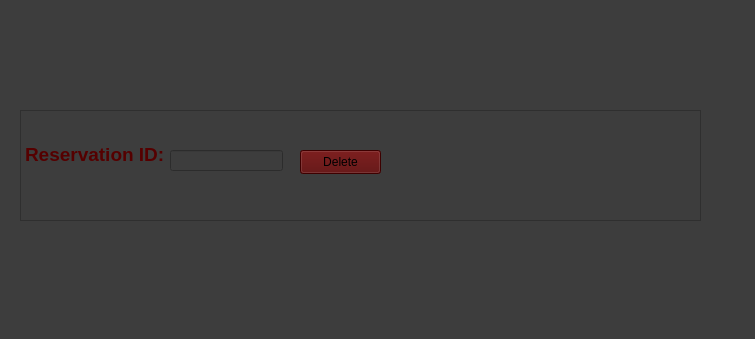
<?xml version="1.0" encoding="UTF-8"?>
<ui version="4.0">
 <class>delRes</class>
 <widget class="QWidget" name="delRes">
  <property name="geometry">
   <rect>
    <x>0</x>
    <y>0</y>
    <width>755</width>
    <height>339</height>
   </rect>
  </property>
  <property name="windowTitle">
   <string>Form</string>
  </property>
  <property name="styleSheet">
   <string notr="true">background-color: rgb(61, 61, 61);</string>
  </property>
  <widget class="QTextBrowser" name="textBrowser">
   <property name="geometry">
    <rect>
     <x>20</x>
     <y>110</y>
     <width>681</width>
     <height>111</height>
    </rect>
   </property>
   <property name="html">
    <string>&lt;!DOCTYPE HTML PUBLIC &quot;-//W3C//DTD HTML 4.0//EN&quot; &quot;http://www.w3.org/TR/REC-html40/strict.dtd&quot;&gt;
&lt;html&gt;&lt;head&gt;&lt;meta name=&quot;qrichtext&quot; content=&quot;1&quot; /&gt;&lt;meta charset=&quot;utf-8&quot; /&gt;&lt;style type=&quot;text/css&quot;&gt;
p, li { white-space: pre-wrap; }
hr { height: 1px; border-width: 0; }
li.unchecked::marker { content: &quot;\2610&quot;; }
li.checked::marker { content: &quot;\2612&quot;; }
&lt;/style&gt;&lt;/head&gt;&lt;body style=&quot; font-family:'Segoe UI'; font-size:9pt; font-weight:400; font-style:normal;&quot;&gt;
&lt;p style=&quot;-qt-paragraph-type:empty; margin-top:0px; margin-bottom:0px; margin-left:0px; margin-right:0px; -qt-block-indent:0; text-indent:0px;&quot;&gt;&lt;br /&gt;&lt;/p&gt;
&lt;p style=&quot;-qt-paragraph-type:empty; margin-top:0px; margin-bottom:0px; margin-left:0px; margin-right:0px; -qt-block-indent:0; text-indent:0px;&quot;&gt;&lt;br /&gt;&lt;/p&gt;
&lt;p style=&quot; margin-top:0px; margin-bottom:0px; margin-left:0px; margin-right:0px; -qt-block-indent:0; text-indent:0px;&quot;&gt;&lt;span style=&quot; font-size:14pt; font-weight:700; color:#550000;&quot;&gt;Reservation ID:&lt;/span&gt;&lt;/p&gt;&lt;/body&gt;&lt;/html&gt;</string>
   </property>
  </widget>
  <widget class="QLineEdit" name="lineEdit_2">
   <property name="geometry">
    <rect>
     <x>170</x>
     <y>150</y>
     <width>113</width>
     <height>21</height>
    </rect>
   </property>
  </widget>
  <widget class="QPushButton" name="pushButton">
   <property name="geometry">
    <rect>
     <x>300</x>
     <y>150</y>
     <width>81</width>
     <height>24</height>
    </rect>
   </property>
   <property name="styleSheet">
    <string notr="true">background-color: rgb(85, 0, 0);
font: 9pt &quot;Segoe Script&quot;;</string>
   </property>
   <property name="text">
    <string>Delete</string>
   </property>
  </widget>
 </widget>
 <resources/>
 <connections/>
</ui>
